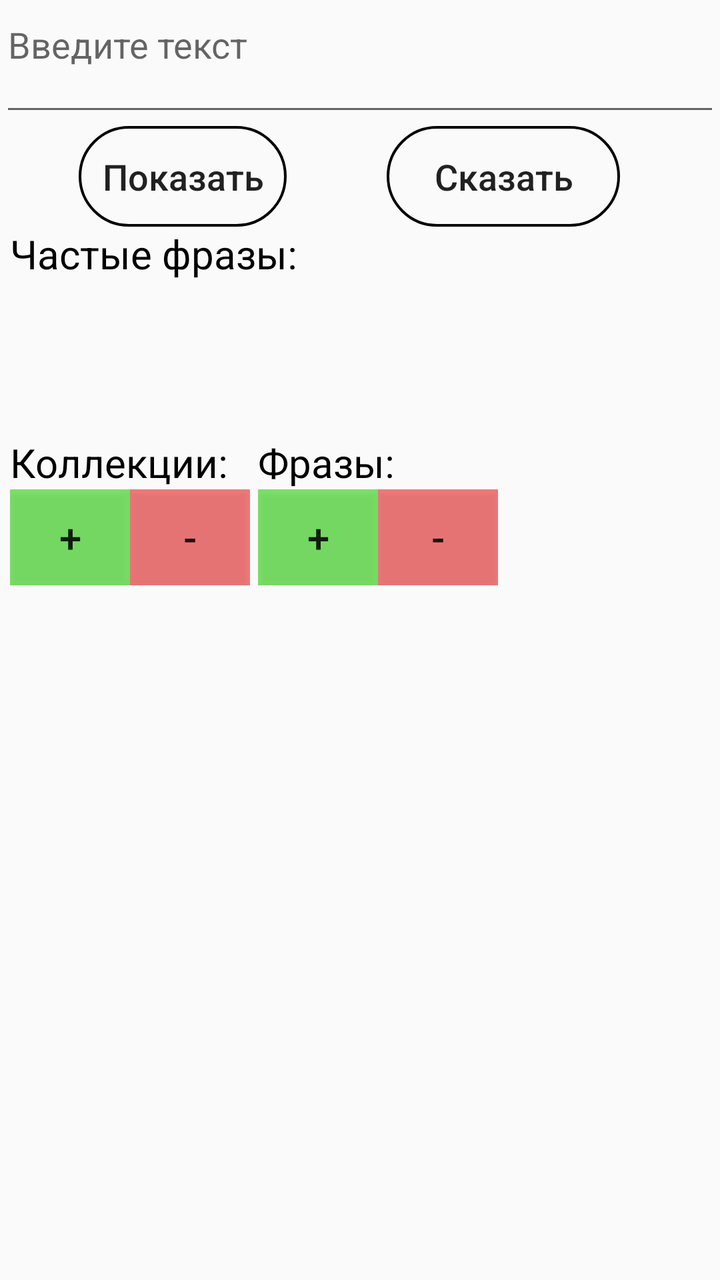
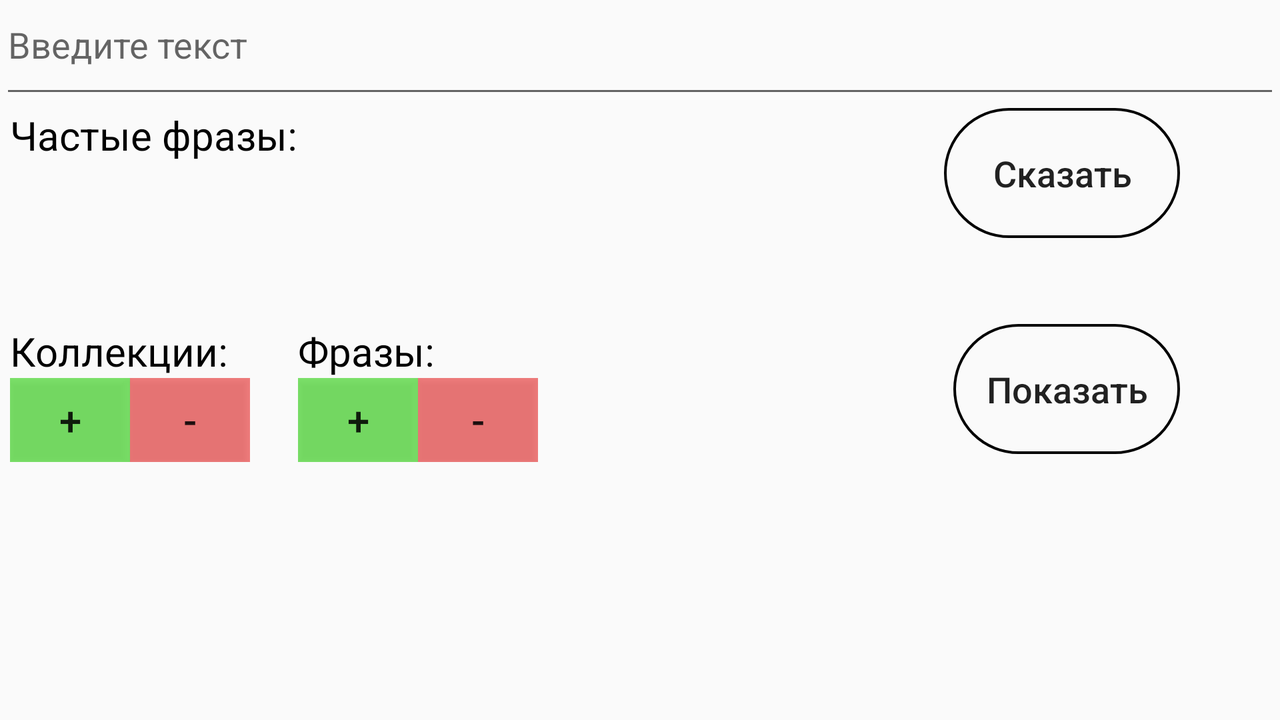

An Android layout and its configuration variant, each rendered on a device that would load it. The default file and the variant file are quoted in full after the pictures.
<!-- AndroidManifest.xml: activity theme AppTheme -->
<!-- res/layout/activity_say.xml -->
<?xml version="1.0" encoding="utf-8"?>
<layout>

    <LinearLayout xmlns:android="http://schemas.android.com/apk/res/android"
        xmlns:app="http://schemas.android.com/apk/res-auto"
        xmlns:tools="http://schemas.android.com/tools"
        android:layout_width="match_parent"
        android:layout_height="match_parent"
        android:orientation="vertical"
        android:weightSum="1"
        tools:context=".ui.communication.say.SayActivity">


        <EditText
            android:id="@+id/editSayText"
            android:layout_width="match_parent"
            android:layout_height="0dp"
            android:layout_weight="0.1"
            android:ems="10"
            android:gravity="start|top"
            android:hint="Введите текст"
            android:maxLines="3" />

        <LinearLayout
            android:layout_width="match_parent"
            android:layout_height="0dp"
            android:layout_weight="0.08"
            android:gravity="end"
            android:weightSum="1">

            <Button
                android:id="@+id/btnShow"
                style="@style/RoundedCommunicationButton"
                android:layout_width="0dp"
                android:layout_height="match_parent"
                android:layout_gravity="end"
                android:layout_marginRight="50sp"
                android:layout_weight="0.4"
                android:text="Показать"
                android:textAllCaps="false"
                android:textSize="18sp" />

            <Button
                android:id="@+id/btnSay"
                style="@style/RoundedCommunicationButton"
                android:layout_width="0dp"
                android:layout_height="match_parent"
                android:layout_gravity="end"
                android:layout_marginRight="50sp"
                android:layout_weight="0.45"
                android:text="Сказать"
                android:textAllCaps="false"
                android:textSize="18sp" />

        </LinearLayout>

        <TextView
            android:id="@+id/textView2"
            android:layout_width="match_parent"
            android:layout_height="0dp"
            android:layout_marginLeft="5sp"
            android:layout_weight="0.05"
            android:text="Частые фразы:"
            android:textColor="#000"
            android:textSize="20sp" />

        <HorizontalScrollView
            android:layout_width="match_parent"
            android:layout_height="0dp"
            android:layout_marginLeft="5sp"
            android:layout_marginBottom="10sp"
            android:layout_weight="0.1"
            android:baselineAligned="false">

            <LinearLayout
                android:id="@+id/oftenWordLayout"
                android:layout_width="wrap_content"
                android:layout_height="match_parent"
                android:orientation="horizontal">

            </LinearLayout>
        </HorizontalScrollView>

        <LinearLayout
            android:layout_width="match_parent"
            android:layout_height="0dp"
            android:layout_weight="0.67"
            android:orientation="vertical"
            android:weightSum="1">

            <LinearLayout
                android:layout_width="match_parent"
                android:layout_height="0dp"
                android:layout_marginLeft="5sp"
                android:layout_weight="0.18"
                android:orientation="horizontal"
                android:weightSum="1">

                <LinearLayout
                    android:layout_width="0dp"
                    android:layout_height="match_parent"
                    android:layout_weight="0.35"
                    android:orientation="vertical"
                    android:weightSum="1">

                    <TextView
                        android:layout_width="match_parent"
                        android:layout_height="wrap_content"
                        android:text="Коллекции:"
                        android:textColor="#000"
                        android:textSize="20sp" />

                    <LinearLayout
                        android:layout_width="wrap_content"
                        android:layout_height="wrap_content">

                        <Button
                            android:id="@+id/btnAddSayCollection"
                            android:layout_width="60sp"
                            android:layout_height="wrap_content"
                            android:background="#9F37D71B"
                            android:contentDescription="Добавить коллекцию"
                            android:text="+"
                            android:textAllCaps="false"
                            android:textSize="20sp" />

                        <Button
                            android:id="@+id/btnDeleteSayCollection"
                            android:layout_width="60sp"
                            android:layout_height="wrap_content"
                            android:background="#A3ED3A3A"
                            android:contentDescription="Удалить коллекцию"
                            android:text="-"
                            android:textAllCaps="false"
                            android:textSize="20sp" />

                    </LinearLayout>

                </LinearLayout>

                <LinearLayout
                    android:layout_width="0dp"
                    android:layout_height="match_parent"
                    android:layout_weight="0.45"
                    android:orientation="vertical">

                    <TextView
                        android:layout_width="wrap_content"
                        android:layout_height="wrap_content"
                        android:layout_columnSpan="2"
                        android:text="Фразы:"
                        android:textColor="#000"
                        android:textSize="20sp" />

                    <LinearLayout
                        android:layout_width="wrap_content"
                        android:layout_height="wrap_content"
                        android:weightSum="1">

                        <Button
                            android:id="@+id/btnAddSayWord"
                            android:layout_width="60sp"
                            android:layout_height="wrap_content"
                            android:background="#9F37D71B"
                            android:contentDescription="Добавить фразу в коллекцию"
                            android:text="+"
                            android:textAllCaps="false"
                            android:textSize="20sp" />

                        <Button
                            android:id="@+id/btnDeleteSayWord"
                            android:layout_width="60sp"
                            android:layout_height="wrap_content"
                            android:background="#A3ED3A3A"
                            android:contentDescription="Удалить фразу из коллекции"
                            android:text="-"
                            android:textAllCaps="false"
                            android:textSize="20sp" />
                    </LinearLayout>

                </LinearLayout>


            </LinearLayout>

            <LinearLayout
                android:layout_width="match_parent"
                android:layout_height="0dp"
                android:layout_weight="0.82"
                android:orientation="horizontal">

                <ScrollView
                    android:layout_width="0dp"
                    android:layout_height="wrap_content"
                    android:layout_marginLeft="5sp"
                    android:layout_weight="0.25">

                    <LinearLayout
                        android:id="@+id/linearCollections"
                        android:layout_width="match_parent"
                        android:layout_height="wrap_content"
                        android:orientation="vertical">


                    </LinearLayout>
                </ScrollView>

                <ScrollView
                    android:layout_width="0dp"
                    android:layout_height="wrap_content"
                    android:layout_weight="0.48">

                    <GridLayout
                        android:id="@+id/gridWords"
                        android:layout_width="match_parent"
                        android:layout_height="wrap_content">

                    </GridLayout>
                </ScrollView>
            </LinearLayout>

        </LinearLayout>

    </LinearLayout>
</layout>
<!-- resources referenced by this layout -->
<resources>
  <style name="RoundedCommunicationButton" parent="Widget.AppCompat.Button.Borderless">
          <item name="android:background">@drawable/circle_btn</item>
      </style>
  <style name="AppTheme" parent="Theme.AppCompat.Light">
          <item name="colorPrimary">@color/Primary</item>
          <item name="colorPrimaryDark">@color/PrimaryDark</item>
          <item name="windowNoTitle">false</item>
      </style>
  <!-- drawable circle_btn (drawable-v21) -->
  <?xml version="1.0" encoding="utf-8"?>
  <selector xmlns:android="http://schemas.android.com/apk/res/android">
      <item android:drawable="@drawable/btn_press" android:state_pressed="true"/>
      <item android:drawable="@drawable/btn_set" android:state_pressed="false" />
  </selector>
  <color name="Primary">#E0FAFF</color>
  <color name="PrimaryDark">#0D47EE</color>
  <!-- drawable btn_press (drawable) -->
  <?xml version="1.0" encoding="utf-8"?>
  <shape xmlns:android="http://schemas.android.com/apk/res/android"
      android:shape="rectangle"
      android:tint="#DDDDDD">
      <corners android:radius="26dp" />
      <stroke android:width="4px"
          android:color="#000" />
  </shape>
  <!-- drawable btn_set (drawable) -->
  <?xml version="1.0" encoding="utf-8"?>
  <shape xmlns:android="http://schemas.android.com/apk/res/android"
      android:shape="rectangle">
      <corners android:radius="50dp" />
      <stroke android:width="4px"
          android:color="#000" />
  </shape>
</resources>
<!-- res/layout-land/activity_say.xml (the repository's variant of the layout above) -->
<!-- drawn on the phone turned sideways -->
<?xml version="1.0" encoding="utf-8"?>
<layout>

    <LinearLayout xmlns:android="http://schemas.android.com/apk/res/android"
        xmlns:tools="http://schemas.android.com/tools"
        android:layout_width="match_parent"
        android:layout_height="match_parent"
        android:orientation="vertical"
        android:weightSum="1"
        tools:context=".ui.communication.say.SayActivity">


        <EditText
            android:id="@+id/editSayText"
            android:layout_width="match_parent"
            android:layout_height="0dp"
            android:layout_weight="0.15"
            android:autofillHints="@string/enter_text"
            android:ems="10"
            android:gravity="start|top"
            android:hint="@string/enter_text"
            android:inputType="textMultiLine" />

        <LinearLayout
            android:layout_width="match_parent"
            android:layout_height="0dp"
            android:layout_weight="0.3"
            android:gravity="end"
            android:weightSum="1">

            <LinearLayout
                android:layout_width="0dp"
                android:layout_height="match_parent"
                android:layout_weight="0.8"
                android:orientation="vertical"
                android:weightSum="1"
                tools:ignore="NestedWeights">

                <TextView
                    android:id="@+id/textView2"
                    android:layout_width="match_parent"
                    android:layout_height="0dp"
                    android:layout_marginStart="5sp"
                    android:layout_weight="0.3"
                    android:text="@string/often_words"
                    android:textColor="#000"
                    android:textSize="20sp" />

                <HorizontalScrollView
                    android:layout_width="match_parent"
                    android:layout_height="0dp"
                    android:layout_marginStart="5sp"
                    android:layout_marginEnd="30sp"
                    android:layout_weight="0.7"
                    android:baselineAligned="false">

                    <LinearLayout
                        android:id="@+id/oftenWordLayout"
                        android:layout_width="wrap_content"
                        android:layout_height="match_parent"
                        android:orientation="horizontal">

                    </LinearLayout>
                </HorizontalScrollView>
            </LinearLayout>

            <Button
                android:id="@+id/btnSay"
                style="@style/RoundedCommunicationButton"
                android:layout_width="0dp"
                android:layout_height="65dp"
                android:layout_gravity="end"
                android:layout_marginTop="10sp"
                android:layout_marginEnd="50sp"
                android:layout_marginBottom="20sp"
                android:layout_weight="0.2"
                android:text="@string/say"
                android:textAllCaps="false"
                android:textSize="18sp" />

        </LinearLayout>


        <LinearLayout
            android:layout_width="match_parent"
            android:layout_height="0dp"
            android:layout_weight="0.55"
            android:orientation="vertical"
            android:weightSum="1">

            <LinearLayout
                android:layout_width="match_parent"
                android:layout_height="0dp"
                android:layout_marginStart="5sp"
                android:layout_weight="0.35"
                android:orientation="horizontal"
                android:weightSum="1"
                tools:ignore="NestedWeights">

                <LinearLayout
                    android:layout_width="0dp"
                    android:layout_height="match_parent"
                    android:layout_marginEnd="20sp"
                    android:layout_weight="0.22"
                    android:orientation="vertical"
                    android:weightSum="1">

                    <TextView
                        android:layout_width="match_parent"
                        android:layout_height="wrap_content"
                        android:text="@string/collections"
                        android:textColor="#000"
                        android:textSize="20sp" />

                    <LinearLayout
                        android:layout_width="wrap_content"
                        android:layout_height="wrap_content">

                        <Button
                            android:id="@+id/btnAddSayCollection"
                            android:layout_width="60sp"
                            android:layout_height="wrap_content"
                            android:background="#9F37D71B"
                            android:contentDescription="@string/add_collection"
                            android:text="@string/plus"
                            android:textAllCaps="false"
                            android:textSize="20sp"
                            tools:ignore="ButtonStyle" />

                        <Button
                            android:id="@+id/btnDeleteSayCollection"
                            android:layout_width="60sp"
                            android:layout_height="wrap_content"
                            android:background="#A3ED3A3A"
                            android:contentDescription="@string/delete_collection"
                            android:text="@string/minus"
                            android:textAllCaps="false"
                            android:textSize="20sp"
                            tools:ignore="ButtonStyle" />

                    </LinearLayout>

                </LinearLayout>

                <LinearLayout
                    android:layout_width="0dp"
                    android:layout_height="match_parent"
                    android:layout_weight="0.58"
                    android:orientation="vertical">

                    <TextView
                        android:layout_width="wrap_content"
                        android:layout_height="wrap_content"
                        android:text="@string/words"
                        android:textColor="#000"
                        android:textSize="20sp" />

                    <LinearLayout
                        android:layout_width="wrap_content"
                        android:layout_height="wrap_content"
                        android:weightSum="1">

                        <Button
                            android:id="@+id/btnAddSayWord"
                            android:layout_width="60sp"
                            android:layout_height="wrap_content"
                            android:background="#9F37D71B"
                            android:contentDescription="@string/add_word"
                            android:text="@string/plus"
                            android:textAllCaps="false"
                            android:textSize="20sp"
                            tools:ignore="ButtonStyle" />

                        <Button
                            android:id="@+id/btnDeleteSayWord"
                            android:layout_width="60sp"
                            android:layout_height="wrap_content"
                            android:background="#A3ED3A3A"
                            android:contentDescription="@string/delete_word"
                            android:text="@string/minus"
                            android:textAllCaps="false"
                            android:textSize="20sp"
                            tools:ignore="ButtonStyle" />
                    </LinearLayout>

                </LinearLayout>

                <Button
                    android:id="@+id/btnShow"
                    style="@style/RoundedCommunicationButton"
                    android:layout_width="0dp"
                    android:layout_height="65dp"
                    android:layout_gravity="end"
                    android:layout_marginEnd="50sp"
                    android:layout_weight="0.2"
                    android:text="@string/show"
                    android:textAllCaps="false"
                    android:textSize="18sp" />

            </LinearLayout>

            <LinearLayout
                android:layout_width="match_parent"
                android:layout_height="0dp"
                android:layout_marginStart="5sp"
                android:layout_weight="0.65"
                android:baselineAligned="false"

                android:orientation="horizontal"
                android:weightSum="1">

                <ScrollView
                    android:layout_width="0dp"
                    android:layout_height="wrap_content"
                    android:layout_weight="0.22">

                    <LinearLayout
                        android:id="@+id/linearCollections"
                        android:layout_width="match_parent"
                        android:layout_height="wrap_content"
                        android:orientation="vertical">


                    </LinearLayout>
                </ScrollView>

                <ScrollView
                    android:layout_width="0dp"
                    android:layout_height="wrap_content"
                    android:layout_weight="0.78">

                    <GridLayout
                        android:id="@+id/gridWords"
                        android:layout_width="match_parent"
                        android:layout_height="wrap_content">

                    </GridLayout>
                </ScrollView>
            </LinearLayout>

        </LinearLayout>

    </LinearLayout>
</layout>
<!-- resources referenced by the variant -->
<!-- as the phone turned sideways resolves them -->
<resources>
  <string name="add_collection">Добавить коллекцию</string>
  <string name="add_word">Добавить фразу в коллекцию</string>
  <string name="collections">Коллекции:</string>
  <string name="delete_collection">Удалить коллекцию</string>
  <string name="delete_word">Удалить фразу из коллекции</string>
  <string name="enter_text">Введите текст</string>
  <string name="minus">-</string>
  <string name="often_words">Частые фразы:</string>
  <string name="plus">+</string>
  <string name="say">Сказать</string>
  <string name="show">Показать</string>
  <string name="words">Фразы:</string>
  <style name="RoundedCommunicationButton" parent="Widget.AppCompat.Button.Borderless">
          <item name="android:background">@drawable/circle_btn</item>
      </style>
  <style name="AppTheme" parent="Theme.AppCompat.Light">
          <item name="colorPrimary">@color/Primary</item>
          <item name="colorPrimaryDark">@color/PrimaryDark</item>
          <item name="windowNoTitle">false</item>
      </style>
  <!-- drawable circle_btn (drawable-v21) -->
  <?xml version="1.0" encoding="utf-8"?>
  <selector xmlns:android="http://schemas.android.com/apk/res/android">
      <item android:drawable="@drawable/btn_press" android:state_pressed="true"/>
      <item android:drawable="@drawable/btn_set" android:state_pressed="false" />
  </selector>
  <color name="Primary">#E0FAFF</color>
  <color name="PrimaryDark">#0D47EE</color>
  <!-- drawable btn_press (drawable) -->
  <?xml version="1.0" encoding="utf-8"?>
  <shape xmlns:android="http://schemas.android.com/apk/res/android"
      android:shape="rectangle"
      android:tint="#DDDDDD">
      <corners android:radius="26dp" />
      <stroke android:width="4px"
          android:color="#000" />
  </shape>
  <!-- drawable btn_set (drawable) -->
  <?xml version="1.0" encoding="utf-8"?>
  <shape xmlns:android="http://schemas.android.com/apk/res/android"
      android:shape="rectangle">
      <corners android:radius="50dp" />
      <stroke android:width="4px"
          android:color="#000" />
  </shape>
</resources>
